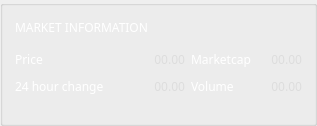
          <widget class="QGroupBox" name="ov_marketBox">
           <property name="sizePolicy">
            <sizepolicy hsizetype="Expanding" vsizetype="Expanding">
             <horstretch>0</horstretch>
             <verstretch>0</verstretch>
            </sizepolicy>
           </property>
           <property name="maximumSize">
            <size>
             <width>16777215</width>
             <height>16777215</height>
            </size>
           </property>
           <property name="styleSheet">
            <string notr="true"/>
           </property>
           <property name="title">
            <string/>
           </property>
           <layout class="QGridLayout" name="gridLayout_14">
            <property name="leftMargin">
             <number>12</number>
            </property>
            <property name="topMargin">
             <number>6</number>
            </property>
            <property name="rightMargin">
             <number>12</number>
            </property>
            <property name="bottomMargin">
             <number>6</number>
            </property>
            <property name="spacing">
             <number>6</number>
            </property>
            <item row="1" column="0">
             <widget class="QLabel" name="label_12">
              <property name="sizePolicy">
               <sizepolicy hsizetype="Preferred" vsizetype="Preferred">
                <horstretch>0</horstretch>
                <verstretch>0</verstretch>
               </sizepolicy>
              </property>
              <property name="minimumSize">
               <size>
                <width>0</width>
                <height>21</height>
               </size>
              </property>
              <property name="maximumSize">
               <size>
                <width>16777215</width>
                <height>21</height>
               </size>
              </property>
              <property name="font">
               <font>
                <family>Poppins</family>
               </font>
              </property>
              <property name="styleSheet">
               <string notr="true">color: #fff;</string>
              </property>
              <property name="text">
               <string>Price</string>
              </property>
             </widget>
            </item>
            <item row="2" column="0">
             <widget class="QLabel" name="label_11">
              <property name="sizePolicy">
               <sizepolicy hsizetype="Preferred" vsizetype="Preferred">
                <horstretch>0</horstretch>
                <verstretch>0</verstretch>
               </sizepolicy>
              </property>
              <property name="minimumSize">
               <size>
                <width>0</width>
                <height>21</height>
               </size>
              </property>
              <property name="maximumSize">
               <size>
                <width>16777215</width>
                <height>21</height>
               </size>
              </property>
              <property name="font">
               <font>
                <family>Poppins</family>
               </font>
              </property>
              <property name="styleSheet">
               <string notr="true">color: #fff;</string>
              </property>
              <property name="text">
               <string>24 hour change</string>
              </property>
             </widget>
            </item>
            <item row="2" column="3">
             <widget class="QLabel" name="m_volume">
              <property name="sizePolicy">
               <sizepolicy hsizetype="Preferred" vsizetype="Preferred">
                <horstretch>0</horstretch>
                <verstretch>0</verstretch>
               </sizepolicy>
              </property>
              <property name="minimumSize">
               <size>
                <width>0</width>
                <height>21</height>
               </size>
              </property>
              <property name="maximumSize">
               <size>
                <width>16777215</width>
                <height>21</height>
               </size>
              </property>
              <property name="font">
               <font>
                <family>Poppins</family>
               </font>
              </property>
              <property name="styleSheet">
               <string notr="true">color: #ddd;</string>
              </property>
              <property name="text">
               <string notr="true">00.00</string>
              </property>
              <property name="alignment">
               <set>Qt::AlignRight|Qt::AlignTrailing|Qt::AlignVCenter</set>
              </property>
             </widget>
            </item>
            <item row="1" column="1">
             <widget class="QLabel" name="m_ccx">
              <property name="sizePolicy">
               <sizepolicy hsizetype="Preferred" vsizetype="Preferred">
                <horstretch>0</horstretch>
                <verstretch>0</verstretch>
               </sizepolicy>
              </property>
              <property name="minimumSize">
               <size>
                <width>0</width>
                <height>21</height>
               </size>
              </property>
              <property name="maximumSize">
               <size>
                <width>16777215</width>
                <height>21</height>
               </size>
              </property>
              <property name="font">
               <font>
                <family>Poppins</family>
               </font>
              </property>
              <property name="styleSheet">
               <string notr="true">color: #ddd;</string>
              </property>
              <property name="text">
               <string notr="true">00.00</string>
              </property>
              <property name="alignment">
               <set>Qt::AlignRight|Qt::AlignTrailing|Qt::AlignVCenter</set>
              </property>
             </widget>
            </item>
            <item row="2" column="1">
             <widget class="QLabel" name="m_24hChange">
              <property name="sizePolicy">
               <sizepolicy hsizetype="Preferred" vsizetype="Preferred">
                <horstretch>0</horstretch>
                <verstretch>0</verstretch>
               </sizepolicy>
              </property>
              <property name="minimumSize">
               <size>
                <width>0</width>
                <height>21</height>
               </size>
              </property>
              <property name="maximumSize">
               <size>
                <width>16777215</width>
                <height>21</height>
               </size>
              </property>
              <property name="font">
               <font>
                <family>Poppins</family>
               </font>
              </property>
              <property name="styleSheet">
               <string notr="true">color: #ddd;</string>
              </property>
              <property name="text">
               <string notr="true">00.00</string>
              </property>
              <property name="alignment">
               <set>Qt::AlignRight|Qt::AlignTrailing|Qt::AlignVCenter</set>
              </property>
             </widget>
            </item>
            <item row="2" column="2">
             <widget class="QLabel" name="label_7">
              <property name="sizePolicy">
               <sizepolicy hsizetype="Preferred" vsizetype="Preferred">
                <horstretch>0</horstretch>
                <verstretch>0</verstretch>
               </sizepolicy>
              </property>
              <property name="minimumSize">
               <size>
                <width>0</width>
                <height>21</height>
               </size>
              </property>
              <property name="maximumSize">
               <size>
                <width>16777215</width>
                <height>21</height>
               </size>
              </property>
              <property name="font">
               <font>
                <family>Poppins</family>
               </font>
              </property>
              <property name="styleSheet">
               <string notr="true">color: #fff;</string>
              </property>
              <property name="text">
               <string>Volume</string>
              </property>
             </widget>
            </item>
            <item row="1" column="3">
             <widget class="QLabel" name="m_marketCap">
              <property name="sizePolicy">
               <sizepolicy hsizetype="Preferred" vsizetype="Preferred">
                <horstretch>0</horstretch>
                <verstretch>0</verstretch>
               </sizepolicy>
              </property>
              <property name="minimumSize">
               <size>
                <width>0</width>
                <height>21</height>
               </size>
              </property>
              <property name="maximumSize">
               <size>
                <width>16777215</width>
                <height>21</height>
               </size>
              </property>
              <property name="font">
               <font>
                <family>Poppins</family>
               </font>
              </property>
              <property name="styleSheet">
               <string notr="true">color: #ddd;</string>
              </property>
              <property name="text">
               <string notr="true">00.00</string>
              </property>
              <property name="alignment">
               <set>Qt::AlignRight|Qt::AlignTrailing|Qt::AlignVCenter</set>
              </property>
             </widget>
            </item>
            <item row="0" column="0" colspan="3">
             <widget class="QLabel" name="title_marketInformation">
              <property name="minimumSize">
               <size>
                <width>250</width>
                <height>31</height>
               </size>
              </property>
              <property name="maximumSize">
               <size>
                <width>300</width>
                <height>31</height>
               </size>
              </property>
              <property name="font">
               <font>
                <family>Poppins</family>
               </font>
              </property>
              <property name="styleSheet">
               <string notr="true">color: #fff;</string>
              </property>
              <property name="text">
               <string>MARKET INFORMATION</string>
              </property>
             </widget>
            </item>
            <item row="1" column="2">
             <widget class="QLabel" name="label_9">
              <property name="sizePolicy">
               <sizepolicy hsizetype="Preferred" vsizetype="Preferred">
                <horstretch>0</horstretch>
                <verstretch>0</verstretch>
               </sizepolicy>
              </property>
              <property name="minimumSize">
               <size>
                <width>0</width>
                <height>21</height>
               </size>
              </property>
              <property name="maximumSize">
               <size>
                <width>16777215</width>
                <height>21</height>
               </size>
              </property>
              <property name="font">
               <font>
                <family>Poppins</family>
               </font>
              </property>
              <property name="styleSheet">
               <string notr="true">color: #fff;</string>
              </property>
              <property name="text">
               <string>Marketcap</string>
              </property>
             </widget>
            </item>
            <item row="3" column="0" rowspan="2" colspan="4">
             <widget class="QGroupBox" name="m_chartContainer">
              <property name="sizePolicy">
               <sizepolicy hsizetype="Expanding" vsizetype="Expanding">
                <horstretch>0</horstretch>
                <verstretch>0</verstretch>
               </sizepolicy>
              </property>
              <property name="styleSheet">
               <string notr="true">border:none;</string>
              </property>
              <layout class="QVBoxLayout" name="verticalLayout_9">
               <property name="spacing">
                <number>0</number>
               </property>
               <property name="leftMargin">
                <number>0</number>
               </property>
               <property name="topMargin">
                <number>0</number>
               </property>
               <property name="rightMargin">
                <number>0</number>
               </property>
               <property name="bottomMargin">
                <number>0</number>
               </property>
              </layout>
             </widget>
            </item>
           </layout>
          </widget>
